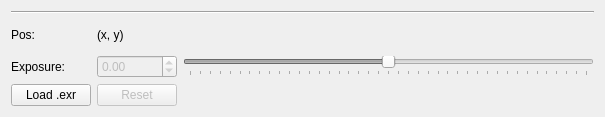
<?xml version="1.0" encoding="UTF-8"?>
<ui version="4.0">
 <class>uirenderimage</class>
 <widget class="QWidget" name="uirenderimage">
  <property name="enabled">
   <bool>true</bool>
  </property>
  <property name="geometry">
   <rect>
    <x>0</x>
    <y>0</y>
    <width>605</width>
    <height>117</height>
   </rect>
  </property>
  <property name="sizePolicy">
   <sizepolicy hsizetype="Preferred" vsizetype="Preferred">
    <horstretch>0</horstretch>
    <verstretch>0</verstretch>
   </sizepolicy>
  </property>
  <property name="minimumSize">
   <size>
    <width>0</width>
    <height>0</height>
   </size>
  </property>
  <property name="mouseTracking">
   <bool>false</bool>
  </property>
  <property name="windowTitle">
   <string>EMCA</string>
  </property>
  <layout class="QVBoxLayout" name="verticalLayout">
   <property name="sizeConstraint">
    <enum>QLayout::SetMinimumSize</enum>
   </property>
   <item>
    <layout class="QVBoxLayout" name="layoutView">
     <property name="sizeConstraint">
      <enum>QLayout::SetMaximumSize</enum>
     </property>
    </layout>
   </item>
   <item>
    <widget class="Line" name="line">
     <property name="orientation">
      <enum>Qt::Horizontal</enum>
     </property>
    </widget>
   </item>
   <item>
    <layout class="QGridLayout" name="gridLayout_2">
     <property name="sizeConstraint">
      <enum>QLayout::SetMinimumSize</enum>
     </property>
     <item row="0" column="0">
      <widget class="QLabel" name="labelPos">
       <property name="text">
        <string>Pos:</string>
       </property>
      </widget>
     </item>
     <item row="2" column="0">
      <widget class="QPushButton" name="btnLoadImage">
       <property name="enabled">
        <bool>true</bool>
       </property>
       <property name="text">
        <string>Load .exr</string>
       </property>
      </widget>
     </item>
     <item row="2" column="1">
      <widget class="QPushButton" name="btnReset">
       <property name="enabled">
        <bool>false</bool>
       </property>
       <property name="text">
        <string>Reset</string>
       </property>
      </widget>
     </item>
     <item row="1" column="0">
      <widget class="QLabel" name="labelExposure">
       <property name="text">
        <string>Exposure:</string>
       </property>
      </widget>
     </item>
     <item row="1" column="1">
      <widget class="QDoubleSpinBox" name="dsbExposure">
       <property name="enabled">
        <bool>false</bool>
       </property>
       <property name="minimum">
        <double>-20.000000000000000</double>
       </property>
       <property name="maximum">
        <double>20.000000000000000</double>
       </property>
       <property name="singleStep">
        <double>0.020000000000000</double>
       </property>
      </widget>
     </item>
     <item row="0" column="1">
      <widget class="QLabel" name="labelCurrentPos">
       <property name="text">
        <string>(x, y)</string>
       </property>
      </widget>
     </item>
     <item row="1" column="2">
      <widget class="QSlider" name="hsExposure">
       <property name="enabled">
        <bool>false</bool>
       </property>
       <property name="minimum">
        <number>-1000</number>
       </property>
       <property name="maximum">
        <number>1000</number>
       </property>
       <property name="singleStep">
        <number>5</number>
       </property>
       <property name="pageStep">
        <number>50</number>
       </property>
       <property name="value">
        <number>0</number>
       </property>
       <property name="orientation">
        <enum>Qt::Horizontal</enum>
       </property>
       <property name="tickPosition">
        <enum>QSlider::TicksBelow</enum>
       </property>
       <property name="tickInterval">
        <number>50</number>
       </property>
      </widget>
     </item>
    </layout>
   </item>
  </layout>
 </widget>
 <resources/>
 <connections/>
</ui>
